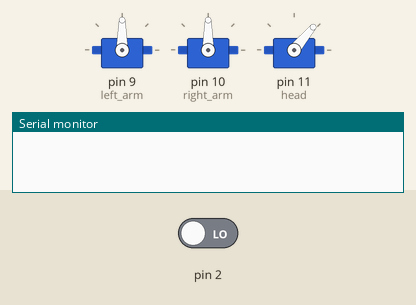
This sketch was run on a simulated Arduino Uno, built with avr-gcc and run on an emulated ATmega328P. Shown: 3 × servo, the last lines printed to the serial monitor. The test bench sets the inputs (shaded band); at power-on: pin 2 LOW.

Above: at 1.2 s.
1.3 s: pin 2 driven HIGH
At 1.45 s:
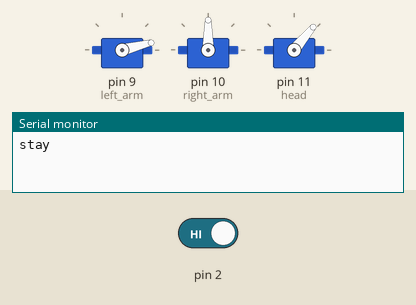
4.3 s: pin 2 driven LOW
At 4.47 s:
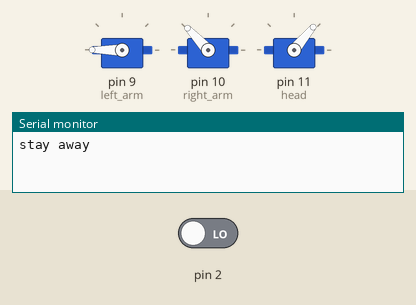
At 5.9 s:
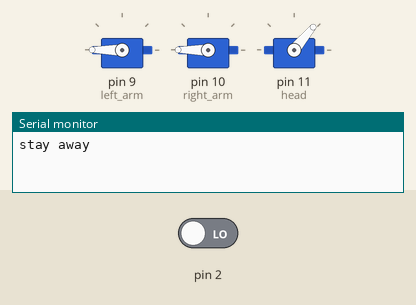
Timing chart, 0 to 7.4 s (numbered marks = the images above; inputs shaded):
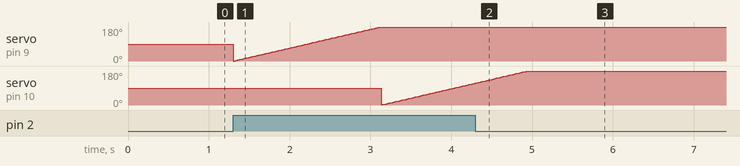

Measured:
- after the input at 4.3 s, servo on pin 9 (left_arm): stays 180° (without the input it goes to 0° after 1.7 s); servo on pin 10 (right_arm): goes on until 4.9 s, then stays 180°; servo on pin 11 (head): stops changing and stays 50°

The sketch:

MoveJake.ino
```cpp
    #include <Servo.h>
    Servo left_arm;
    Servo right_arm;
    Servo head;

    int la_pos = 0;
    int ra_pos = 0;
    int h_pos = 0;
    int num = 0;

void setup() {
  // put your setup code here, to run once:
    pinMode(2,INPUT);
    Serial.begin(9600);
    left_arm.attach(9);
    right_arm.attach(10);
    head.attach(11);
    head.write(50);
}

void loop() {
  // put your main code here, to run repeatedly:

    if(digitalRead(2)==HIGH){
      if (num==0){
    Serial.print("stay ");
    for (la_pos = 0; la_pos <= 180; la_pos += 1) {
    left_arm.write(la_pos);
    delay(10);
    num=1;
      }
    }
    if(num==1) {
      if(digitalRead(2)==HIGH && num==1){
    Serial.print("away ");
    for (ra_pos = 0; ra_pos <= 180; ra_pos += 1) {
    right_arm.write(ra_pos);
    delay(10);
    num=2;
      }
    }
    if (num==2)
      if(digitalRead(2)==HIGH && num==2){
    Serial.print("from ");
    for (h_pos = 50; h_pos >= 1; h_pos -= 1) {
    head.write(h_pos);
    delay(10);
    num=3;
      }
    }
    if (num==3)
      if(digitalRead(2)==HIGH && num==3){
    Serial.print("cookie. ");
    for (h_pos = 1; h_pos <= 50; h_pos += 1) {
    head.write(h_pos);
    delay(10);
    num=0;
      }
    }
  }
}
}
```
